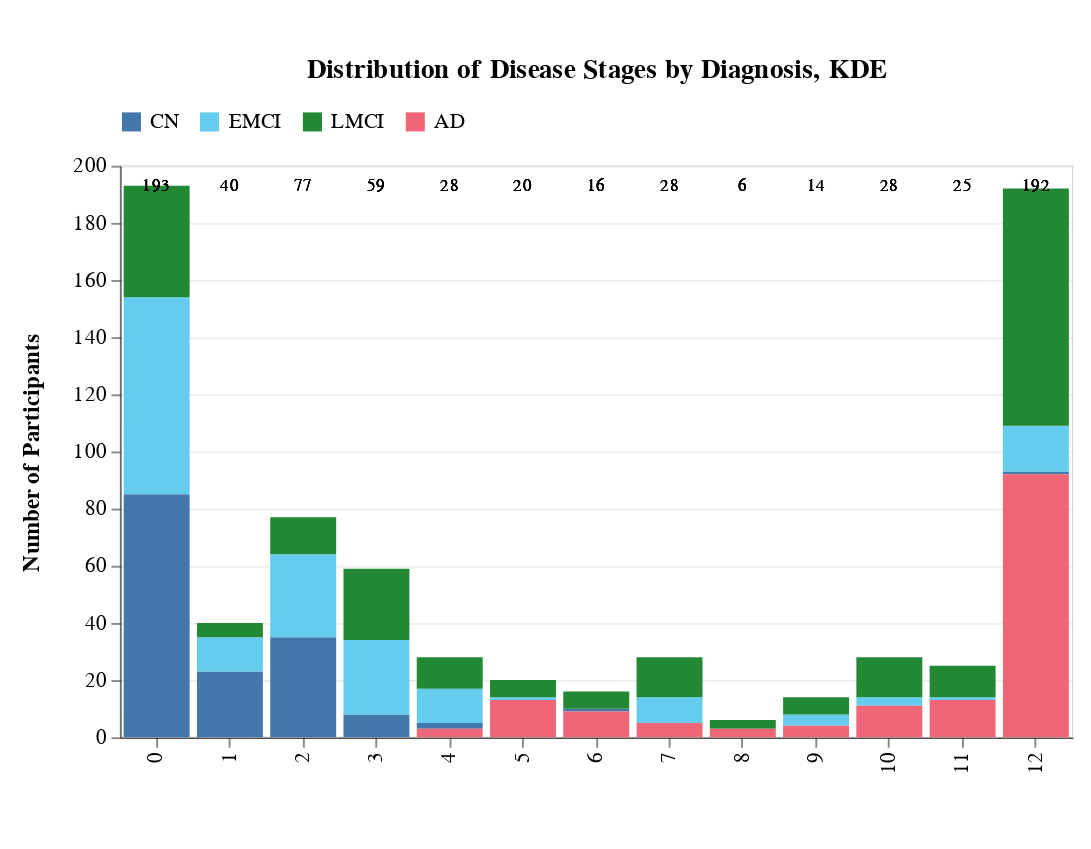

Write notebook code for a chart like this one.
### Markdown cell above
## KDE

### Code cell
kde_stages, ml_stages_plot, kde_runtime = get_ml_stages_and_plot('kde')
ml_stages_plot

### Figure 1 — Vega-Lite specification as saved in the notebook (floating-point values rounded to 4 significant figures)
{"config": {"view": {"continuousWidth": 300, "continuousHeight": 300, "stroke": "lightgray", "strokeWidth": 0.5}, "axis": {"domain": true, "domainColor": "black", "domainWidth": 0.5, "grid": true, "gridColor": "lightgray", "gridOpacity": 0.3, "labelColor": "black", "labelFont": "Arial", "titleColor": "black", "titleFont": "Arial"}}, "layer": [{"mark": {"type": "bar"}, "encoding": {"color": {"field": "Diagnosis", "legend": {"columns": 4, "direction": "horizontal", "labelFontSize": 11, "orient": "top", "symbolSize": 100, "title": null}, "scale": {"domain": ["CN", "EMCI", "LMCI", "AD"], "range": ["#4477AA", "#66CCEE", "#228833", "#EE6677"]}, "type": "nominal"}, "order": {"field": "Diagnosis", "sort": "ascending", "type": "nominal"}, "tooltip": [{"field": "Stage", "title": "Stage", "type": "ordinal"}, {"field": "Diagnosis", "title": "Diagnosis", "type": "nominal"}, {"field": "Count", "title": "Count", "type": "quantitative"}, {"field": "Percentage", "format": ".1%", "title": "Percentage", "type": "quantitative"}], "x": {"axis": {"grid": false, "labelFontSize": 11, "titleFont": "Arial", "titleFontSize": 12, "titlePadding": 15}, "field": "Stage", "title": "", "type": "ordinal"}, "y": {"axis": {"grid": true, "gridOpacity": 0.4, "labelFontSize": 11, "titleFont": "Arial", "titleFontSize": 12, "titlePadding": 15}, "field": "Count", "title": "Number of Participants", "type": "quantitative"}}, "title": {"text": "Distribution of Disease Stages by Diagnosis, KDE", "anchor": "middle", "fontSize": 14, "dy": -10}}, {"mark": {"type": "text", "align": "center", "baseline": "bottom", "dy": -5, "fontSize": 9}, "encoding": {"text": {"field": "Total", "format": ",d", "type": "quantitative"}, "tooltip": [{"field": "Stage", "title": "Stage", "type": "ordinal"}, {"field": "Total", "format": ",d", "title": "Total Sample Size", "type": "quantitative"}], "x": {"field": "Stage", "type": "ordinal"}, "y": {"value": 20}}, "title": {"text": "Distribution of Disease Stages by Diagnosis, KDE", "anchor": "middle", "fontSize": 14, "dy": -10}}], "data": {"name": "data-ac708f4f7bddb80b7eeb7b40d453c1be"}, "height": 300, "padding": {"left": 10, "top": 30, "right": 10, "bottom": 40}, "width": 500, "$schema": "https://vega.github.io/schema/vega-lite/v5.20.1.json", "datasets": {"data-ac708f4f7bddb80b7eeb7b40d453c1be": [{"Stage": 0, "Diagnosis": "CN", "Count": 85, "Total": 193, "Percentage": 0.4404}, {"Stage": 0, "Diagnosis": "EMCI", "Count": 69, "Total": 193, "Percentage": 0.3575}, {"Stage": 0, "Diagnosis": "LMCI", "Count": 39, "Total": 193, "Percentage": 0.2021}, {"Stage": 0, "Diagnosis": "AD", "Count": 0, "Total": 193, "Percentage": 0.0}, {"Stage": 1, "Diagnosis": "CN", "Count": 23, "Total": 40, "Percentage": 0.575}, {"Stage": 1, "Diagnosis": "EMCI", "Count": 12, "Total": 40, "Percentage": 0.3}, {"Stage": 1, "Diagnosis": "LMCI", "Count": 5, "Total": 40, "Percentage": 0.125}, {"Stage": 1, "Diagnosis": "AD", "Count": 0, "Total": 40, "Percentage": 0.0}, {"Stage": 2, "Diagnosis": "CN", "Count": 35, "Total": 77, "Percentage": 0.4545}, {"Stage": 2, "Diagnosis": "EMCI", "Count": 29, "Total": 77, "Percentage": 0.3766}, {"Stage": 2, "Diagnosis": "LMCI", "Count": 13, "Total": 77, "Percentage": 0.1688}, {"Stage": 2, "Diagnosis": "AD", "Count": 0, "Total": 77, "Percentage": 0.0}, {"Stage": 3, "Diagnosis": "CN", "Count": 8, "Total": 59, "Percentage": 0.1356}, {"Stage": 3, "Diagnosis": "EMCI", "Count": 26, "Total": 59, "Percentage": 0.4407}, {"Stage": 3, "Diagnosis": "LMCI", "Count": 25, "Total": 59, "Percentage": 0.4237}, {"Stage": 3, "Diagnosis": "AD", "Count": 0, "Total": 59, "Percentage": 0.0}, {"Stage": 4, "Diagnosis": "CN", "Count": 2, "Total": 28, "Percentage": 0.07143}, {"Stage": 4, "Diagnosis": "EMCI", "Count": 12, "Total": 28, "Percentage": 0.4286}, {"Stage": 4, "Diagnosis": "LMCI", "Count": 11, "Total": 28, "Percentage": 0.3929}, {"Stage": 4, "Diagnosis": "AD", "Count": 3, "Total": 28, "Percentage": 0.1071}, {"Stage": 5, "Diagnosis": "CN", "Count": 0, "Total": 20, "Percentage": 0.0}, {"Stage": 5, "Diagnosis": "EMCI", "Count": 1, "Total": 20, "Percentage": 0.05}, {"Stage": 5, "Diagnosis": "LMCI", "Count": 6, "Total": 20, "Percentage": 0.3}, {"Stage": 5, "Diagnosis": "AD", "Count": 13, "Total": 20, "Percentage": 0.65}, {"Stage": 6, "Diagnosis": "CN", "Count": 1, "Total": 16, "Percentage": 0.0625}, {"Stage": 6, "Diagnosis": "EMCI", "Count": 0, "Total": 16, "Percentage": 0.0}, {"Stage": 6, "Diagnosis": "LMCI", "Count": 6, "Total": 16, "Percentage": 0.375}, {"Stage": 6, "Diagnosis": "AD", "Count": 9, "Total": 16, "Percentage": 0.5625}, {"Stage": 7, "Diagnosis": "CN", "Count": 0, "Total": 28, "Percentage": 0.0}, {"Stage": 7, "Diagnosis": "EMCI", "Count": 9, "Total": 28, "Percentage": 0.3214}, {"Stage": 7, "Diagnosis": "LMCI", "Count": 14, "Total": 28, "Percentage": 0.5}, {"Stage": 7, "Diagnosis": "AD", "Count": 5, "Total": 28, "Percentage": 0.1786}, {"Stage": 8, "Diagnosis": "CN", "Count": 0, "Total": 6, "Percentage": 0.0}, {"Stage": 8, "Diagnosis": "EMCI", "Count": 0, "Total": 6, "Percentage": 0.0}, {"Stage": 8, "Diagnosis": "LMCI", "Count": 3, "Total": 6, "Percentage": 0.5}, {"Stage": 8, "Diagnosis": "AD", "Count": 3, "Total": 6, "Percentage": 0.5}, {"Stage": 9, "Diagnosis": "CN", "Count": 0, "Total": 14, "Percentage": 0.0}, {"Stage": 9, "Diagnosis": "EMCI", "Count": 4, "Total": 14, "Percentage": 0.2857}, {"Stage": 9, "Diagnosis": "LMCI", "Count": 6, "Total": 14, "Percentage": 0.4286}, {"Stage": 9, "Diagnosis": "AD", "Count": 4, "Total": 14, "Percentage": 0.2857}, {"Stage": 10, "Diagnosis": "CN", "Count": 0, "Total": 28, "Percentage": 0.0}, {"Stage": 10, "Diagnosis": "EMCI", "Count": 3, "Total": 28, "Percentage": 0.1071}, {"Stage": 10, "Diagnosis": "LMCI", "Count": 14, "Total": 28, "Percentage": 0.5}, {"Stage": 10, "Diagnosis": "AD", "Count": 11, "Total": 28, "Percentage": 0.3929}, {"Stage": 11, "Diagnosis": "CN", "Count": 0, "Total": 25, "Percentage": 0.0}, {"Stage": 11, "Diagnosis": "EMCI", "Count": 1, "Total": 25, "Percentage": 0.04}, {"Stage": 11, "Diagnosis": "LMCI", "Count": 11, "Total": 25, "Percentage": 0.44}, {"Stage": 11, "Diagnosis": "AD", "Count": 13, "Total": 25, "Percentage": 0.52}, {"Stage": 12, "Diagnosis": "CN", "Count": 1, "Total": 192, "Percentage": 0.005208}, {"Stage": 12, "Diagnosis": "EMCI", "Count": 16, "Total": 192, "Percentage": 0.08333}, {"Stage": 12, "Diagnosis": "LMCI", "Count": 83, "Total": 192, "Percentage": 0.4323}, {"Stage": 12, "Diagnosis": "AD", "Count": 92, "Total": 192, "Percentage": 0.4792}]}}
